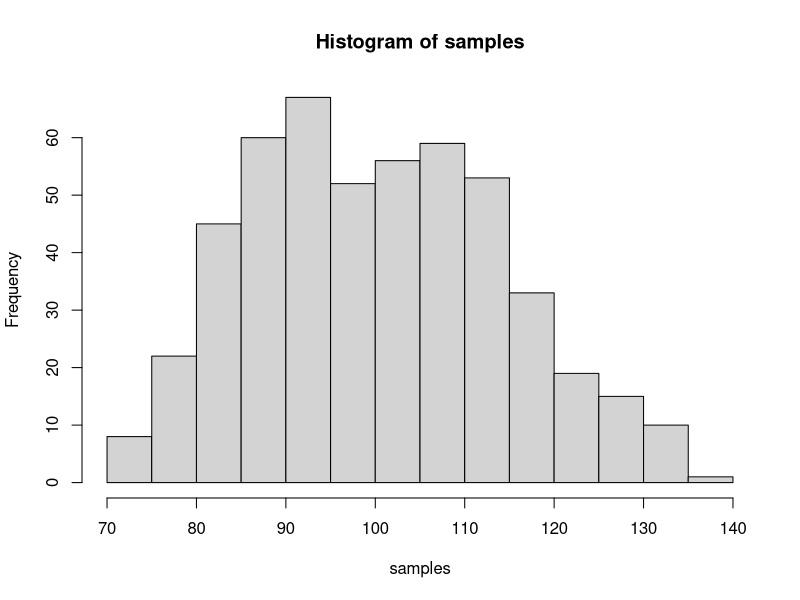
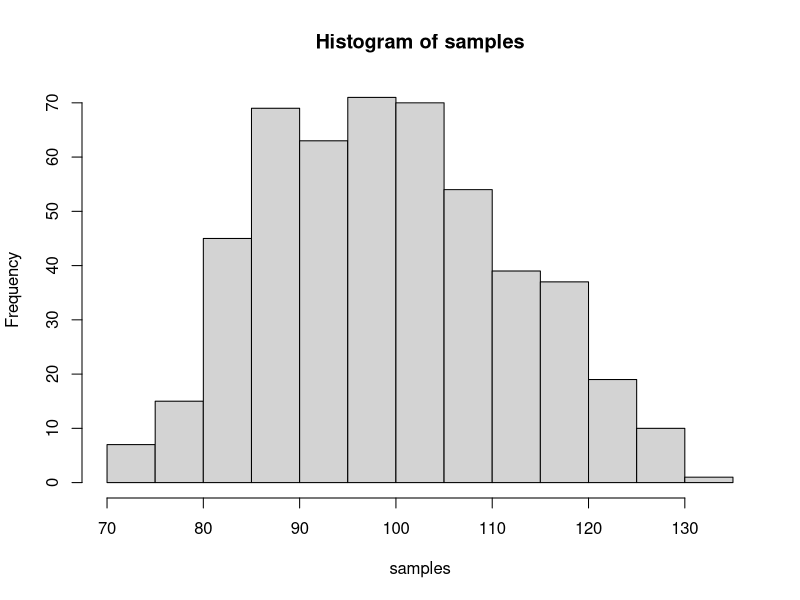
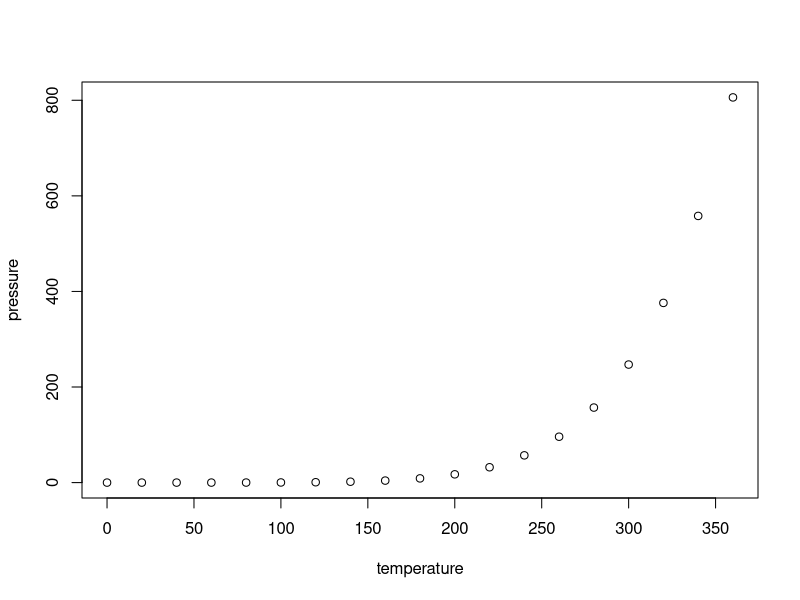

R code for these plots, in order:
## ---- chunk 1
samples = array(500) #numeric(500) # 500 samples.
samples[1]=110 # The initial guess

for (i in 2:500)
{
  target = 0.0
  proposal = samples[i-1] + rnorm (1, 0, 5) # Proposal value
  threshold = runif (1)
  if (dnorm (proposal, 100, 15) / dnorm (samples[i-1], 100, 15) > threshold)
    samples[i] = proposal # Accept proposal
  else (samples[i] = samples[i-1]) # Reject proposal
}

hist(samples)
## ---- chunk 2
samples = array(500) #numeric(500) # 500 samples.
samples[1]=110 # The initial guess

for (i in 2:500)
{
  target = 0.0
  proposal = samples[i-1] + rnorm (1, 0, 5) # Proposal value
  
  if ((dnorm (proposal, 100, 15) / dnorm (samples[i-1], 100, 15)) > runif (1))
    samples[i] = proposal # Accept proposal
  else (samples[i] = samples[i-1]) # Reject proposal
}

hist(samples)
## ---- chunk 3
summary(cars)
## ---- chunk 4
plot(pressure)
